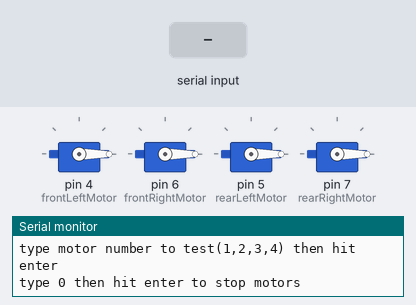
This sketch was run on a simulated Arduino Uno, built with avr-gcc and run on an emulated ATmega328P. Parts: 4 × servo, the last lines printed to the serial monitor. The test bench sets the inputs (shaded band).

Above: at 1.2 s.
1.3 s: "1\n" received over Serial
At 2.5 s:
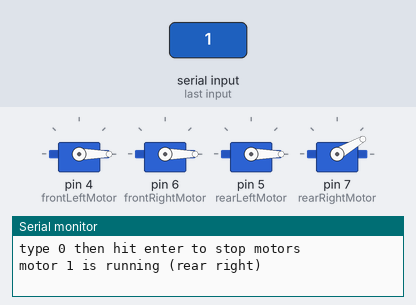
2.8 s: "2\n" received over Serial
At 3.8 s:
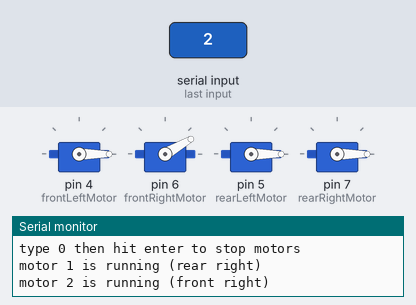
4.3 s: "3\n" received over Serial
At 4.9 s:
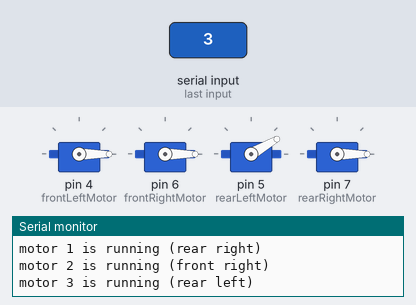
5.8 s: "4\n" received over Serial
At 7.2 s:
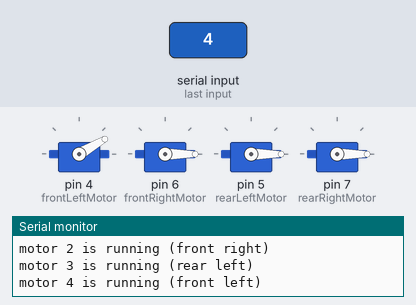
Timing chart, 0 to 8.3 s (numbered marks = the images above; inputs shaded):
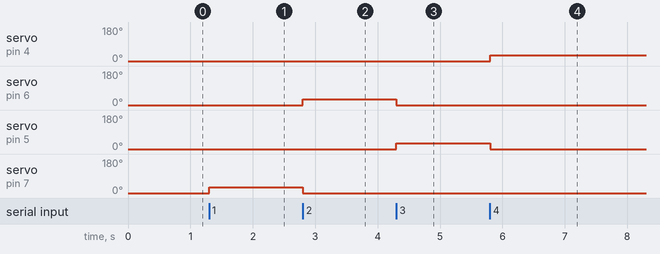

Measured:
- after the input at 1.3 s, servo on pin 7 (rearRightMotor): 0° → 30° at once
- after the input at 2.8 s, servo on pin 6 (frontRightMotor): 0° → 30° at once; servo on pin 7 (rearRightMotor): 30° → 0° at once
- after the input at 4.3 s, servo on pin 6 (frontRightMotor): 30° → 0° at once; servo on pin 5 (rearLeftMotor): 0° → 30° at once
- after the input at 5.8 s, servo on pin 4 (frontLeftMotor): 0° → 30° at once; servo on pin 5 (rearLeftMotor): 30° → 0° at once

The sketch:

2-Motor_Direction_Test.ino
```cpp
#include <Servo.h>

Servo frontLeftMotor;
Servo frontRightMotor;
Servo rearLeftMotor;
Servo rearRightMotor;

void setup() {
  Serial.begin(9600);

  Serial.println("attaching motors");
  frontLeftMotor.attach(4, 1000, 2000);
  frontRightMotor.attach(6, 1000, 2000);
  rearLeftMotor.attach(5, 1000, 2000);
  rearRightMotor.attach(7, 1000, 2000);

  frontLeftMotor.write(0);
  frontRightMotor.write(0);
  rearLeftMotor.write(0);
  rearRightMotor.write(0);

  Serial.println("type motor number to test(1,2,3,4) then hit enter");
  Serial.println("type 0 then hit enter to stop motors");
}

void loop() {
  while(!Serial.available()){
    // wait for command
  }

  frontLeftMotor.write(0);
  frontRightMotor.write(0);
  rearLeftMotor.write(0);
  rearRightMotor.write(0);

  char motorNumber = Serial.parseInt();
  while(Serial.available()){
    Serial.read();
  }
  switch (motorNumber) {
  case 1:
    rearRightMotor.write(30);
    Serial.println("motor 1 is running (rear right)");
    break;
  case 2:
    frontRightMotor.write(30);
    Serial.println("motor 2 is running (front right)");
    break;
  case 3:
    rearLeftMotor.write(30);
    Serial.println("motor 3 is running (rear left)");
    break;
  case 4:
    frontLeftMotor.write(30);
    Serial.println("motor 4 is running (front left)");
    break;
  default:
    Serial.println("motors stopped");
  }
}
```
